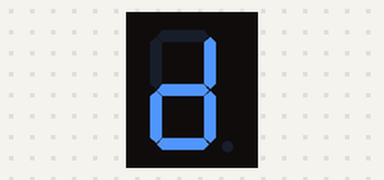
Recording of a sketch running on a simulated Arduino Uno, built with avr-gcc and run on an emulated ATmega328P. Shown: 1-digit seven-segment display. Wiring (inferred from the names in the program): 1-digit 7-segment display, segments lit when LOW: segments pin 5, pin 6, pin 7, pin 8, pin 9, pin 10, pin 11. The segment pins are drawn as the display they are named for.

Above: at 0.1 s.
At 0.6 s:
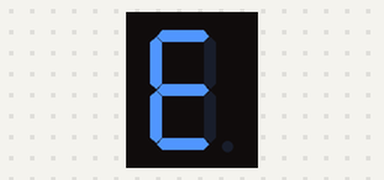
At 1.1 s:
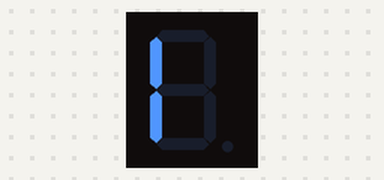
At 1.6 s:
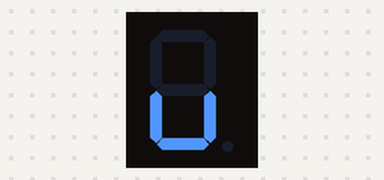
At 2.6 s:
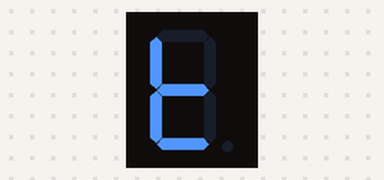
At 3.1 s:
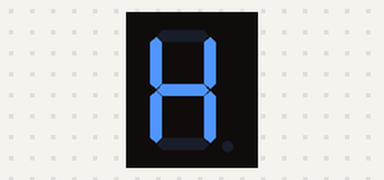

Measured:
- what the display in image 1 shows lasts 0.5 s, from 0.5 s to 1.0 s

The sketch:

EX1.ino
```cpp
  /****************************************************************
**                                                             **
**                       Display de 7 segment                  **
**                                                             **
**                                                             **
**  NOM: Deivith Trujillo Meza                                 **
****************************************************************/
//************************ INCLUDE ******************************


//*********************** VARIABLES *****************************
const byte segA = 5;          // donar nom al pin 5 de l’Arduino
const byte segB = 6;
const byte segC = 7;
const byte segD = 8;
const byte segE = 9;
const byte segF = 10;
const byte segG = 11;
int tiempo= 500;
//************************* SETUP *******************************
void setup() {              // configura el final de la salida
 pinMode(segA, OUTPUT);
 pinMode(segB, OUTPUT);
 pinMode(segC, OUTPUT);
 pinMode(segD, OUTPUT);
 pinMode(segE, OUTPUT);
 pinMode(segF, OUTPUT);
 pinMode(segG, OUTPUT);

 digitalWrite(segA, HIGH);  //D
 digitalWrite(segB, LOW);
 digitalWrite(segC, LOW);
 digitalWrite(segD, LOW);
 digitalWrite(segE, LOW);
 digitalWrite(segF, HIGH);
 digitalWrite(segG, LOW);

delay(tiempo);

 digitalWrite(segA, LOW);  //E
 digitalWrite(segB, HIGH);
 digitalWrite(segC, HIGH);
 digitalWrite(segD, LOW);
 digitalWrite(segE, LOW);
 digitalWrite(segF, LOW);
 digitalWrite(segG, LOW);

 delay(tiempo);

 digitalWrite(segA, HIGH);  //I
 digitalWrite(segB, HIGH);
 digitalWrite(segC, HIGH);
 digitalWrite(segD, HIGH);
 digitalWrite(segE, LOW);
 digitalWrite(segF, LOW);
 digitalWrite(segG, HIGH);

 delay(tiempo);

 digitalWrite(segA, HIGH);  //V
 digitalWrite(segB, HIGH);
 digitalWrite(segC, LOW);
 digitalWrite(segD, LOW);
 digitalWrite(segE, LOW);
 digitalWrite(segF, HIGH);
 digitalWrite(segG, HIGH);

 delay(tiempo);

 digitalWrite(segA, HIGH);  //I
 digitalWrite(segB, HIGH);
 digitalWrite(segC, HIGH);
 digitalWrite(segD, HIGH);
 digitalWrite(segE, LOW);
 digitalWrite(segF, LOW);
 digitalWrite(segG, HIGH);

 delay(tiempo);

 digitalWrite(segA, HIGH);  //T
 digitalWrite(segB, HIGH);
 digitalWrite(segC, HIGH);
 digitalWrite(segD, LOW);
 digitalWrite(segE, LOW);
 digitalWrite(segF, LOW);
 digitalWrite(segG, LOW);

 delay(tiempo);

 digitalWrite(segA, HIGH);  //H
 digitalWrite(segB, LOW);
 digitalWrite(segC, LOW);
 digitalWrite(segD, HIGH);
 digitalWrite(segE, LOW);
 digitalWrite(segF, LOW);
 digitalWrite(segG, LOW);
}

void loop (
)

{


}
```
